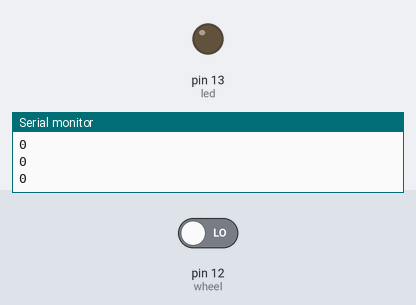
A sketch run on a simulated Arduino Uno, built with avr-gcc and run on an emulated ATmega328P. Parts: output pins drawn as LEDs (lit = HIGH), the last lines printed to the serial monitor. The test bench sets the inputs (shaded band); at power-on: pin 12 (wheel) LOW.

Above: at 2.3 s.
2.4 s: pin 12 (wheel) driven HIGH
At 2.9 s:
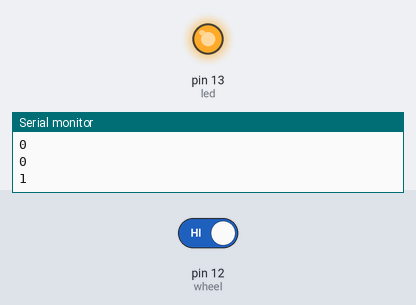
4.0 s: pin 12 (wheel) driven LOW
At 5.3 s:
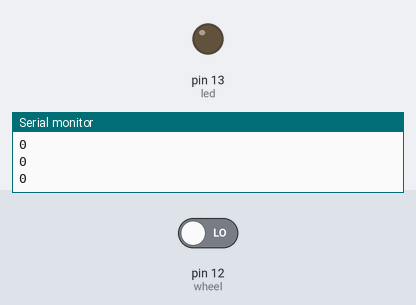
Timing chart, 0 to 7.0 s (numbered marks = the images above; inputs shaded):
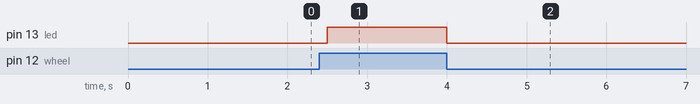

Measured:
- after the input at 2.4 s, pin 13 (led): LOW → HIGH after 0.10 s
- after the input at 4.0 s, pin 13 (led): HIGH → LOW at once

The sketch:

readingWheelEncoders.ino
```cpp
int wheel = 12;
int led = 13;

int wheelVal = 0;

void setup() {
  Serial.begin(9600);
  pinMode(wheel, INPUT);
  pinMode(led, OUTPUT);
}

void loop() {
  delay(500);
  wheelVal = digitalRead(wheel);
  digitalWrite(led, wheelVal);
  Serial.println(wheelVal);
}
```
